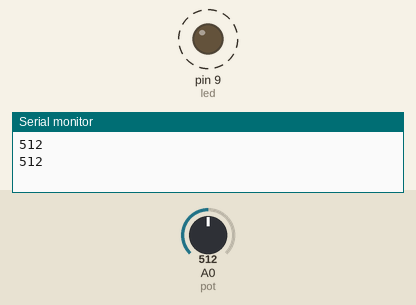
The sketch below on a simulated Arduino Uno, built with avr-gcc and run on an emulated ATmega328P. On the bench: output pins drawn as LEDs (lit = HIGH), the last lines printed to the serial monitor. Dashed ring = blinking. The inputs (shaded band) are chosen by the test bench; at power-on: A0 (pot) = 512.

Above: at 1.8 s.
1.9 s: A0 (pot) set to 306
At 2.2 s:
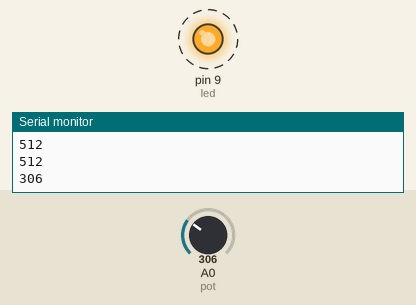
5.4 s: A0 (pot) set to 122
At 5.56 s:
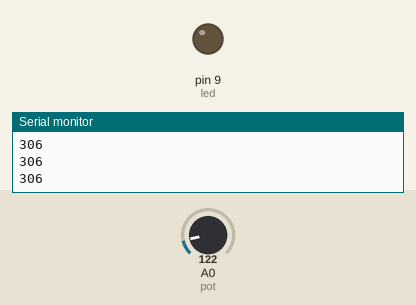
Timing chart, 0 to 14.9 s (numbered marks = the images above; inputs shaded):
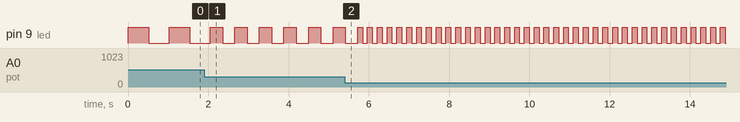

Measured:
- after the input at 1.9 s, pin 9 (led): alternates HIGH for 0.31 s and LOW for 0.31 s, starting after 0.46 s
- by itself, pin 9 (led): alternates HIGH for 0.51 s and LOW for 0.51 s

The sketch:

Code.ino
```cpp
int pot=A0;
int G;
int led=9;

void setup()
{
  Serial.begin(9600);
  pinMode(pot, INPUT);
  pinMode(led, OUTPUT);
}

void loop()
{
  G=analogRead(pot);
  Serial.println(G);
  digitalWrite(led, HIGH);
  delay(G); // Wait for 1000 millisecond(s)
  digitalWrite(led, LOW);
  delay(G);
}
```
